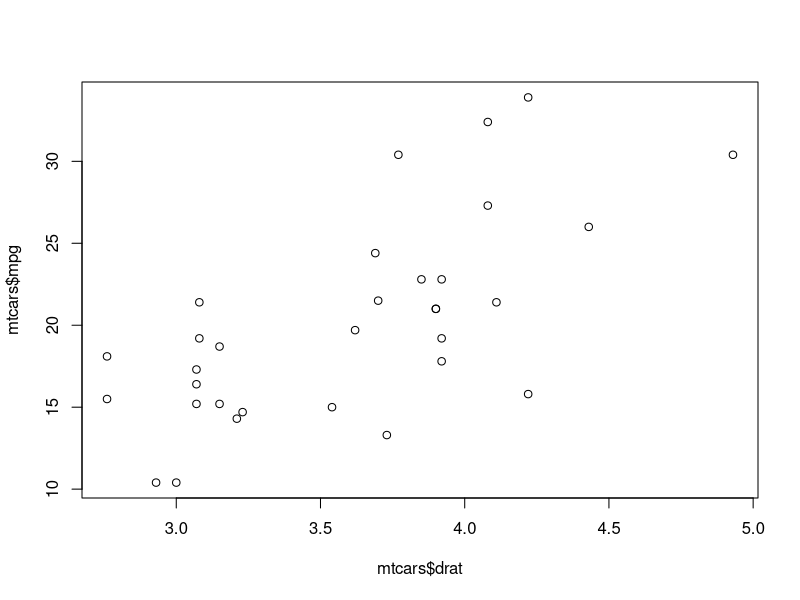

The R source for this figure:
## ---- chunk 1
data("mtcars")

plot(mtcars$drat, mtcars$mpg)
